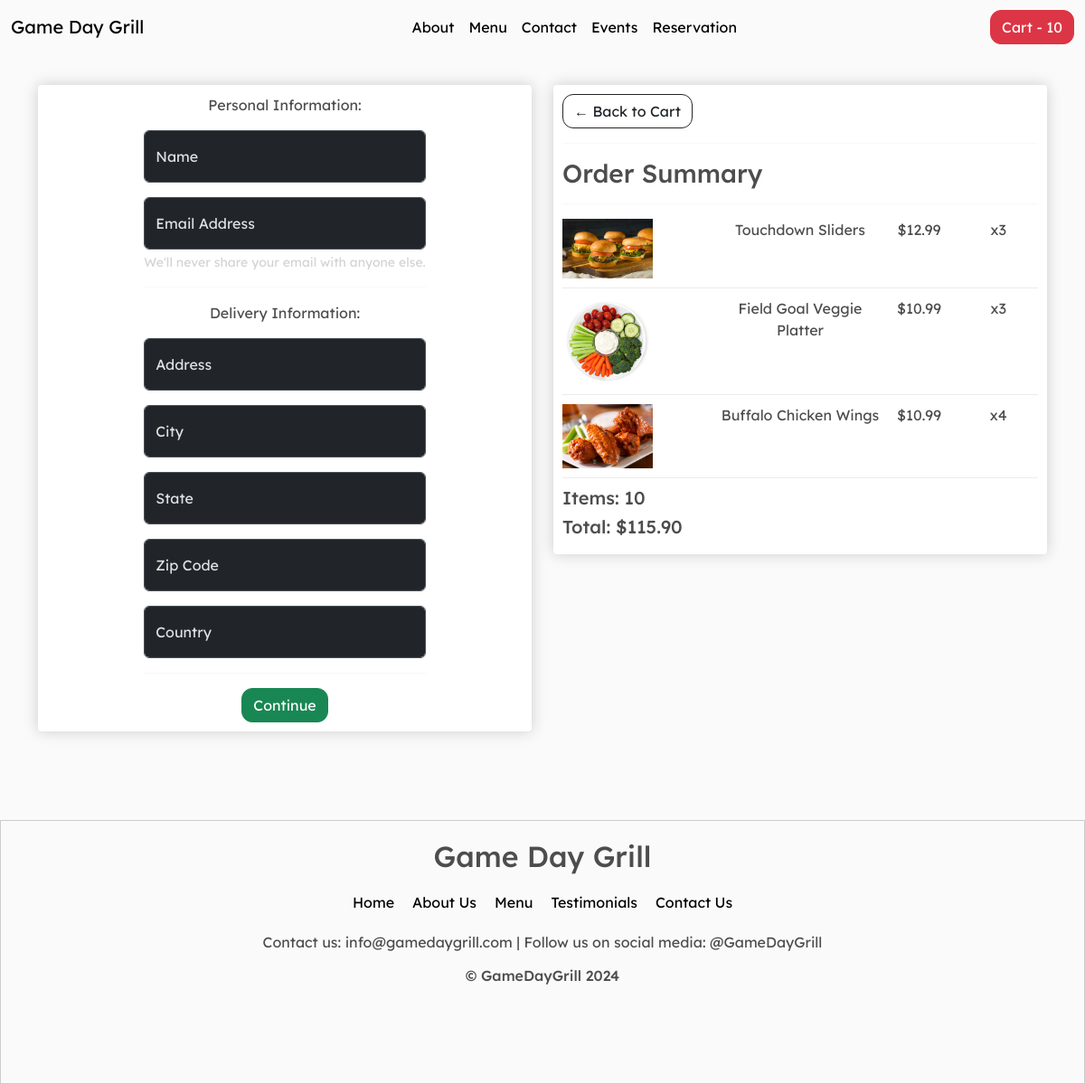
/checkout/ (signed in), run on an earlier commit of the app's database.
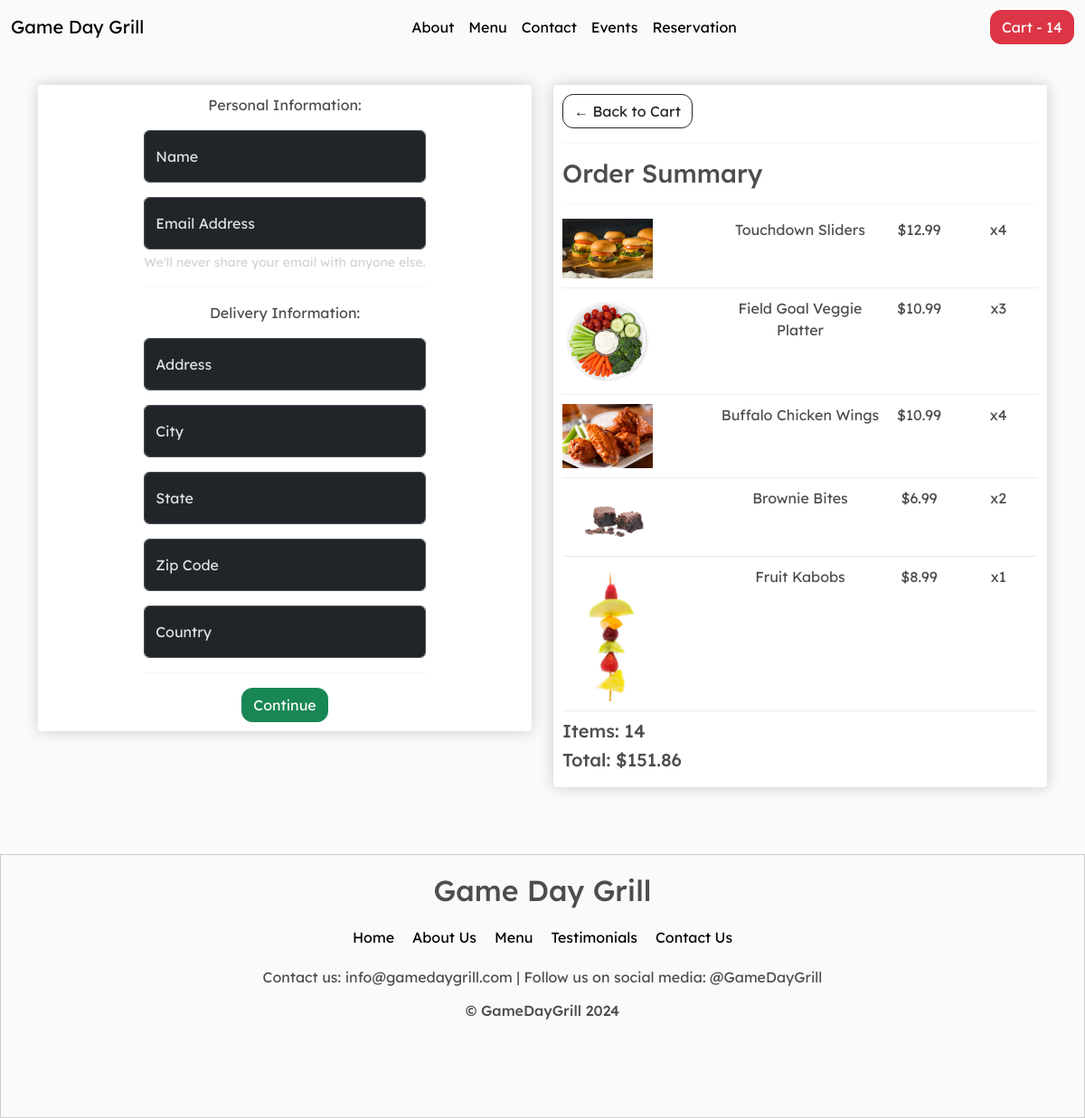
And on a later commit of the database.
### store/models.py (models this page shows, shortened)
class OrderItem(models.Model):
    product = models.ForeignKey(Product, on_delete=models.SET_NULL, blank=True, null=True)
    order = models.ForeignKey(Order, on_delete=models.SET_NULL, null=True)
    quantity = models.IntegerField(default=0, null=True, blank=True)
    date_added = models.DateTimeField(auto_now_add=True)
    @property
    def get_total(self):
        total = self.product.price * self.quantity
        return total

class Product(models.Model):
    name = models.CharField(max_length=100, null=True)
    price = models.DecimalField(max_digits=7, decimal_places=2)
    type = models.CharField(max_length=2, choices=PRODUCT_TYPES, null=True)
    image = models.ImageField(null=True, blank=True)
    description = models.CharField(max_length=1000, null=True, blank=True)
    vegetarian = models.BooleanField(default=False)
    @property
    def imageURL(self):
        try:
            url = self.image.url
        except:
            url = ''
        return url

class Order(models.Model):
    customer = models.ForeignKey(Customer, on_delete=models.SET_NULL, blank=True, null=True)
    date_ordered = models.DateTimeField(auto_now_add=True)
    complete = models.BooleanField(default=False)
    transaction_id = models.CharField(max_length=100, null=True)
    @property
    def shipping(self):
        shipping = False
        orderitems = self.orderitem_set.all()
        for order in orderitems:
            shipping = True
        return shipping
    @property
    def get_cart_total(self):
        orderitems = self.orderitem_set.all()
        total = sum([item.get_total for item in orderitems])
        return total
    @property
    def get_cart_items(self):
        orderitems = self.orderitem_set.all()
        total = sum([item.quantity for item in orderitems])
        return total

### store/views.py (the view)
# urls.py: path('checkout/', views.checkout, name='checkout'),
def checkout(request):
    data = cartData(request)
    cartItems = data['cartItems']
    order = data['order']
    items = data['items']
    context = {'items': items, 'order': order, 'cartItems': cartItems}
    return render(request, 'store/checkout.html', context)

### store/utils.py (called while the page is built)
def cartData(request):
    if request.user.is_authenticated:
        customer = request.user.customer
        order, created = Order.objects.get_or_create(customer=customer, complete=False)
        items = order.orderitem_set.all()
        cartItems = order.get_cart_items
    else:
        cookieData = cookieCart(request)
        cartItems = cookieData['cartItems']
        order = cookieData['order']
        items = cookieData['items']
    return {'cartItems':cartItems, 'order':order, 'items':items}

### store/templates/store/checkout.html (shortened to what this page needs)
{% extends 'store/main.html' %}
{% load static %}
{% block center %}
     <div class="row">
		<div class="col-lg-6">
			<div class="box-element" id="form-wrapper">
				<form id="form" class="needs-validation">
					<p>Personal Information:</p>
					<div class="form-floating mb-3">
						<input type="text" class="form-control" id="floatingInput" placeholder="#" required>
						<label for="floatingInput">Name</label>
					</div>
					<div class="form-floating mb-3">
						<input type="email" class="form-control" id="floatingEmail" aria-describedby="emailHelp" placeholder="#" required>
						<div id="emailHelp" class="form-text" style="color: lightgray;">We'll never share your email with anyone else.</div>
						<label for="floatingEmail">Email Address</label>
					</div>
					<hr>
					<p>Delivery Information:</p>
					<div class="form-floating mb-3">
						<input type="text" class="form-control" id="floatingAddress" placeholder="#" required>
						<label for="floatingAddress">Address</label>
					</div>
					<div class="form-floating mb-3">
						<input type="text" class="form-control" id="floatingCity" placeholder="#" required>
						<label for="floatingCity">City</label>
					</div>
					<div class="form-floating mb-3">
						<input type="text" class="form-control" id="floatingState" placeholder="#" required>
						<label for="floatingState">State</label>
					</div>
					<div class="form-floating mb-3">
						<input type="text" class="form-control" id="floatingZipcode" placeholder="#" required>
						<label for="floatingZipcode">Zip Code</label>
					</div>
					<div class="form-floating mb-3">
						<input type="text" class="form-control" id="floatingCountry" placeholder="#" required>
						<label for="floatingCountry">Country</label>
					</div>
					<hr>
					<input id="form-button" class="btn btn-success btn-block" type="submit" value="Continue">
				</form>
			</div>
			<br>
		</div>
		<div class="col-lg-6">
			<div class="box-element">
				<a  class="btn btn-outline-dark" href="{% url 'cart' %}">&#x2190; Back to Cart</a>
				<hr>
				<h3>Order Summary</h3>
				<hr>
				{% for item in items %}
					<div class="cart-row">
						<div style="flex:2"><img class="row-image" src="{{ item.product.imageURL }}"></div>
						<div style="flex:2"><p>{{ item.product.name }}</p></div>
						<div style="flex:1"><p>${{ item.product.price|floatformat:2 }}</p></div>
						<div style="flex:1"><p>x{{ item.quantity }}</p></div>
					</div>
				{% endfor %}
				<h5>Items: {{ order.get_cart_items }}</h5>
				<h5>Total: ${{ order.get_cart_total|floatformat:2 }}</h5>
			</div>
		</div>
	</div>
{% endblock center %}

What changed in the data, as far as the page shows it:
changed OrderItem "Touchdown Sliders": quantity "3" → "4"
added OrderItem: product.imageURL (picture), product.name "Brownie Bites", product.price "6.99", quantity "2"
added OrderItem: product.imageURL (picture), product.name "Fruit Kabobs", product.price "8.99", quantity "1"
changed through a linked row, Order: get_cart_items "10" → "14"; get_cart_total "115.90" → "151.86"
Also different on the page:
{{ cartItems }}: "10" → "14"
